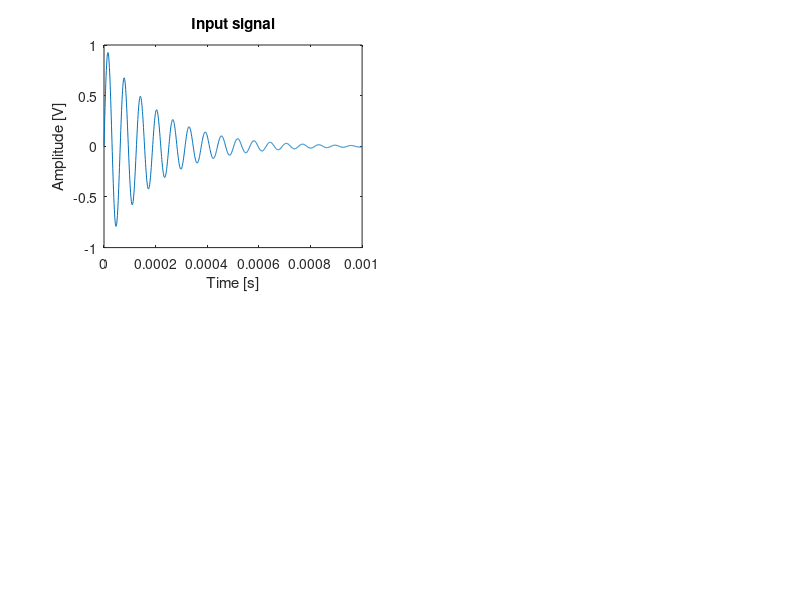

MATLAB code to generate this figure: (Note: this script raises an error after producing the figure.)
%----------- Parameters -----------%

L = 2e-4;                   % [H]
C1 = 1e-6;                  % [F]
C2 = 1e-6;                  % [F]
R = 50;                     % [ohm]
T = 1e-6;                   % Sampling rate [s]

w = 1e5;
input = @(x) exp(-w*x./20).*sin(w*x);     % Input function
t = [0:T:1e3*T];            % Timevector for simulation
u = input(t);               % Inputvector

Q_e = eye(3)*1e-4;          % Process noise covariance
R_e_A = 1*1e-1;               % Measurement A noise covariance
R_e_B = 2*1e-1;               % Measurement B noise covariance


%----------- Discrete time state space representation -----------%

% Continuous time matrices
A_bar = [0,0,-1/L;0,-R/C1,R/C1;1/C2,R/C2,-R/C2];    
B_bar = [1/L;0;0];
C = [0,0,1];
D = 0;

sys = ss(A_bar,B_bar,C,D);

% Discrete time matrices
A = expm(A_bar*T);
%syms tau
%B = int(expm(A*(T-tau))*B_bar,0,T);
%B = 1e-6 * B_bar
B = inv(A_bar)*(A-ones(3))*B_bar;

% Convert to discrete time matrices
sysd = c2d(sys,T);

%----------- Computation -----------%

subplot(2,2,1)
plot(t,u)
xlabel('Time [s]');
ylabel('Amplitude [V]');
title('Input signal');

[x_noise_A,y_measured_A] = noisy_model(sysd,R_e_A,Q_e,t,u);
[x_noise_B,y_measured_B] = noisy_model(sysd,R_e_B,Q_e,t,u);

%----------- Pre-KF sensor fusion -----------%

R_e = 1./sqrt(1./R_e_A + 1./R_e_B);

% compute weighting
wRA = inv(R_e_A^2);
wRB = inv(R_e_B^2);

x_noise = x_noise_A + x_noise_B;
y_measured = wRA(1) .* y_measured_A + wRB(1) .* y_measured_B;

y_measured = y_measured / (wRA(1) + wRB(1));

%--- back to computation

subplot(2,2,2)
plot(t,sysd.c*x_noise+sysd.d*u)
xlabel('Time [s]');
ylabel('Amplitude [V]');
title('Output signal');

subplot(2,2,3)
plot(t,y_measured)
xlabel('Time [s]');
ylabel('Amplitude [V]');
title('Measured output signal');

y_filtered = kalman_filter(sysd,R_e,Q_e,u,y_measured);
subplot(2,2,4)
plot(t,y_filtered)
xlabel('Time [s]');
ylabel('Amplitude [V]');
title('Filtered output signal');

[x_true_B,y_true] = true_model(sysd,t,u);

norm(y_filtered-y_true)
